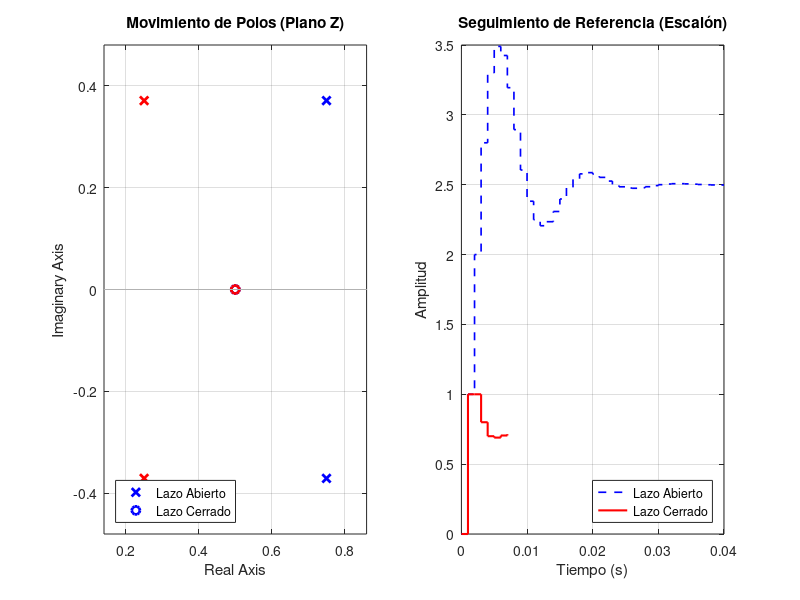

Write the MATLAB code that produced this figure.
%% ========================================================================
% SISTEMA EN LAZO CERRADO DIGITAL (Retroalimentación)
% ========================================================================
clc; clear; close all;

%% 1. DEFINICIÓN DEL SISTEMA EN LAZO ABIERTO
Fs = 1000;      % Frecuencia de muestreo: 1 kHz
Ts = 1 / Fs;    

num = [1, -0.5]; 
den = [1, -1.5, 0.7];
sys_ol = tf(num, den, Ts); % Sistema Lazo Abierto (Open Loop)

%% 2. CERRAR EL LAZO (Feedback digital)
% Simulamos un controlador proporcional de ganancia 1 (K=1)
sys_cl = feedback(sys_ol, 1);

disp('Sistema Lazo Abierto G(z):'); display(sys_ol);
disp('Sistema Lazo Cerrado G_cl(z) = G/(1+G):'); display(sys_cl);

%% 3. ESTABILIDAD EN LAZO CERRADO
poles_cl = pole(sys_cl);

fprintf('--- Estabilidad Lazo Cerrado ---\n');
for i = 1:length(poles_cl)
    fprintf('Polo CL %d: Magnitud = %.4f\n', i, abs(poles_cl(i)));
end

if all(abs(poles_cl) < 1)
    fprintf('>> SISTEMA EN LAZO CERRADO ESTABLE.\n');
else
    fprintf('>> SISTEMA EN LAZO CERRADO INESTABLE.\n');
end

%% 4. COMPARATIVA VISUAL (Abierto vs Cerrado)
figure('Name', 'Comparación: Abierto vs Cerrado', 'Position', [100, 100, 900, 400]);

% Gráfico 1: Movimiento de Polos (Usando pzmap en lugar de zplane)
subplot(1,2,1);
pzmap(sys_ol, 'b', sys_cl, 'r'); 
title('Movimiento de Polos (Plano Z)');
legend('Lazo Abierto', 'Lazo Cerrado', 'Location', 'SouthWest');
grid on;

% Gráfico 2: Respuesta al Escalón (Comportamiento real de DAC)
subplot(1,2,2);

% 1. Extraemos los datos numéricos de la simulación
[y_ol, t_ol] = step(sys_ol);
[y_cl, t_cl] = step(sys_cl);

% 2. Graficamos usando 'stairs' (escaleras)
stairs(t_ol, y_ol, 'b--', 'LineWidth', 1.2); hold on;
stairs(t_cl, y_cl, 'r-', 'LineWidth', 1.5);

title('Seguimiento de Referencia (Escalón)');
legend('Lazo Abierto', 'Lazo Cerrado', 'Location', 'SouthEast');
xlabel('Tiempo (s)'); ylabel('Amplitud');
grid on; 
